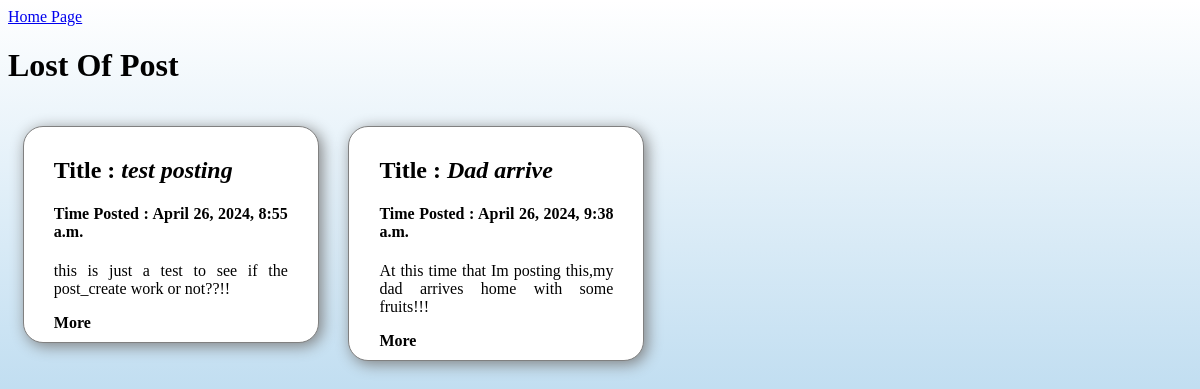
The app's page /posts/list_posts/, older data.
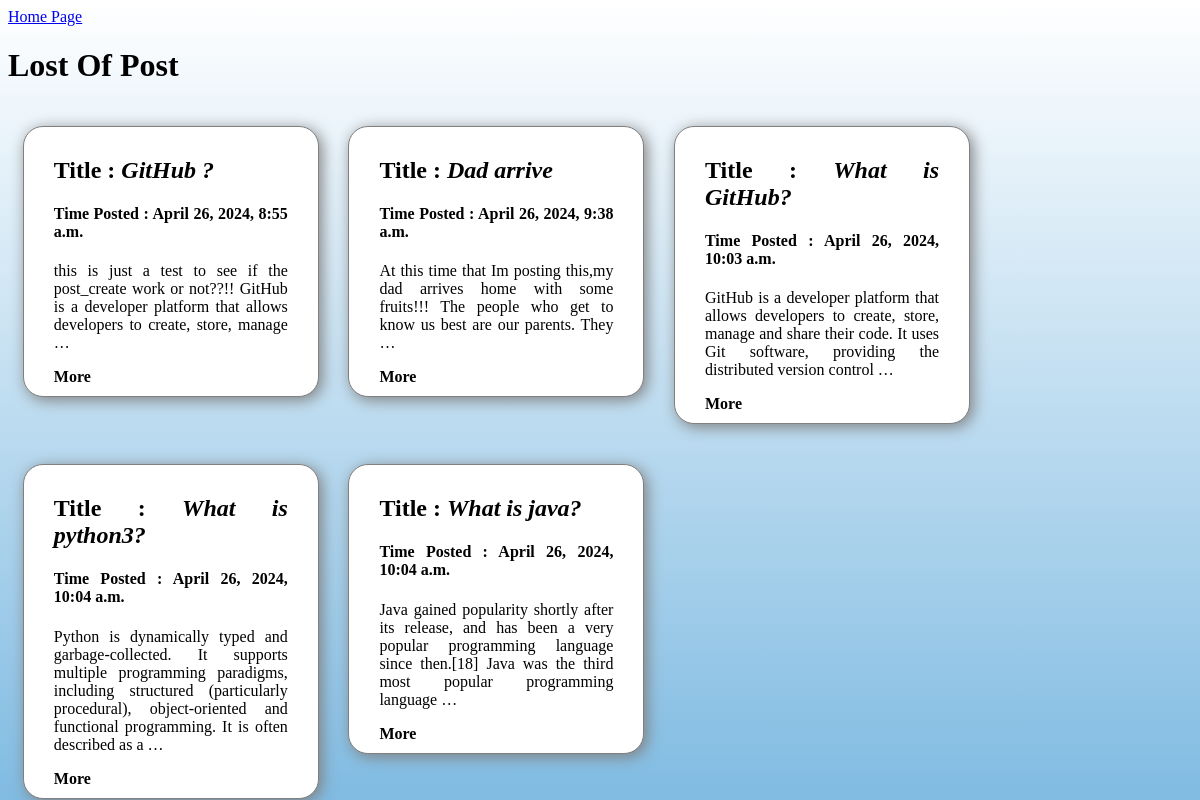
The same page, newer data.
### posts/models.py (models this page shows, shortened)
class Post(models.Model):
    title = models.CharField(max_length=100)
    content = models.TextField()
    date_posted = models.DateTimeField(default=timezone.now)
    class Meta:
        ordering = ['date_posted']

### posts/views.py (the view)
# urls.py: path('list_posts/',PostsListView.as_view(),name='list_posts'),
class PostsListView(ListView):              # template = > post_list.html
    model = Post
    context_object_name = 'posts_list'

### posts/templates/posts/post_list.html
{% extends "posts/base.html" %}
{% block content %}
<h1>Lost Of Post</h1>
<main class='post-list-main'>
    {% for post in posts_list %}
        <div class='post'>
            <article>
                <h2>Title : <b><i>{{post.title}}</i></b></h2>
                <h4>Time Posted : {{post.date_posted}}</h4>
                <p>{{post.content|truncatewords:25}}</p>
                <a href='/posts/post_detail/{{post.id}}'>More</a>
                </article>
        </div>
    {% endfor %}
</main>
{% endblock content %}

### posts/templates/posts/base.html (shortened to what this page needs)
{% load static %}
<!DOCTYPE html>
<html>
<head>
    <link rel="stylesheet" href="{% static 'posts/style.css' %}">
</head>
<body>
<a href=' {% url "posts:home" %} '>Home Page</a>
{% block content %}
{% endblock content %}
</body>
</html>

### posts/static/posts/style.css (style rules this page uses)
html { height: 100%; }
body { background: linear-gradient(to bottom,transparent , #80bbe2); }
.post { text-align: justify; width: 25%; float: left; border: 1px solid gray; box-sizing: border-box; padding: 10px 30px; margin: 20px 1.25%; border-radius: 20px; box-shadow: 3px 3px 15px gray; transition: box-shadow 0.25s; background-color: #fff; }
.post-list-main a { color: rgb(0, 0, 0); text-decoration : none; font-weight: 600; }

Row changes from the older to the newer data that the page shows:
changed Post: title "test posting" → "GitHub ?"; content "this is just a test to see if the post_create work or not??!!" → "this is just a test to see if the post_create work or not??!! GitHub is a developer platform that allows developers to create, store, manage …"
changed Post "Dad arrive": content "At this time that Im posting this,my dad arrives home with some fruits!!!" → "At this time that Im posting this,my dad arrives home with some fruits!!! The people who get to know us best are our parents. They …"
added Post: title "What is GitHub?", date_posted "April 26, 2024, 10:03 a.m.", content "GitHub is a developer platform that allows developers to create, store, manage and share their code. It uses Git software, providing the distributed version control …"
added Post: title "What is python3?", date_posted "April 26, 2024, 10:04 a.m.", content "Python is dynamically typed and garbage-collected. It supports multiple programming paradigms, including structured (particularly procedural), object-oriented and functional programming. It is often described as a …"
added Post: title "What is java?", date_posted "April 26, 2024, 10:04 a.m.", content "Java gained popularity shortly after its release, and has been a very popular programming language since then.[18] Java was the third most popular programming language …"
